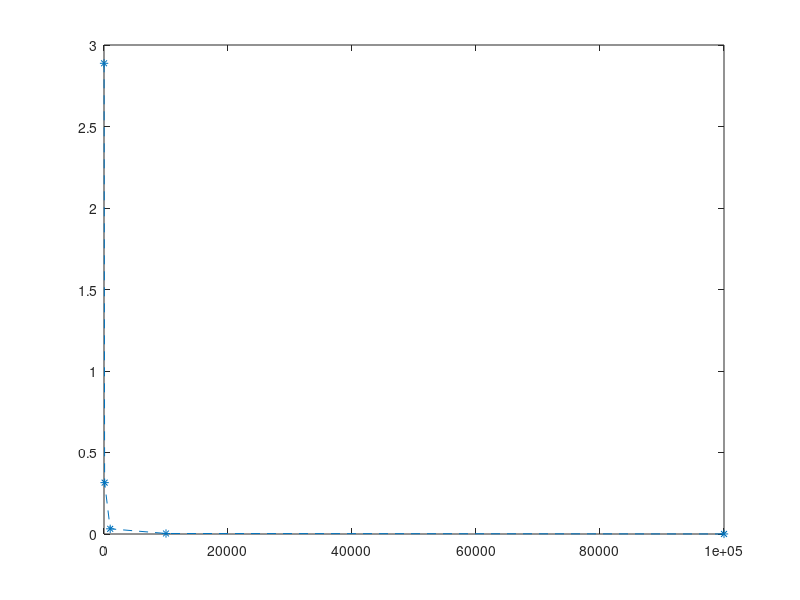
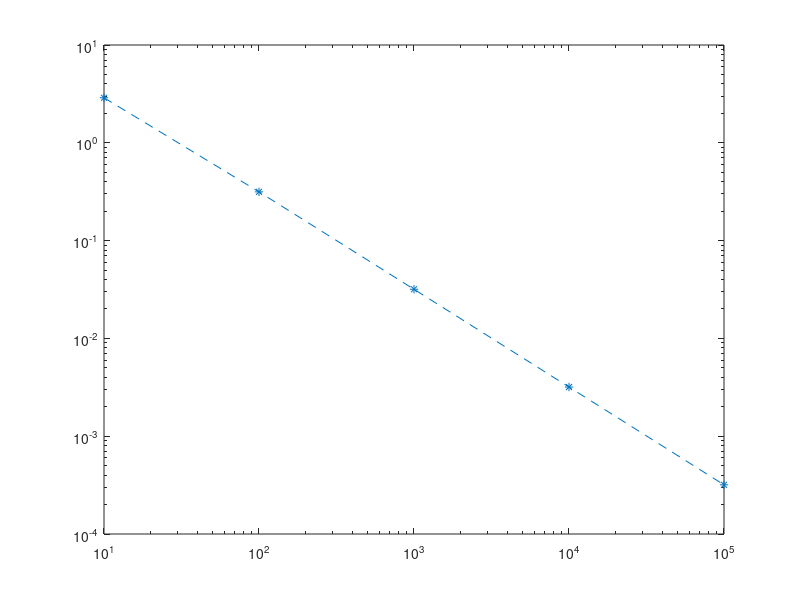

These figures' MATLAB source, in order:
%191220
clc
clear
close all
format long;
m =  [10 100 1000 10000 100000];
for i = 1:length(m)
    p = 0;
    for k = 0:m(i)
        p = p + 4*((-1).^k./(2*k+1));
    end
    e(i) = (p-pi)*100/pi;
end
plot(m,e,'--*');
figure;
loglog(m,e,'--*');
